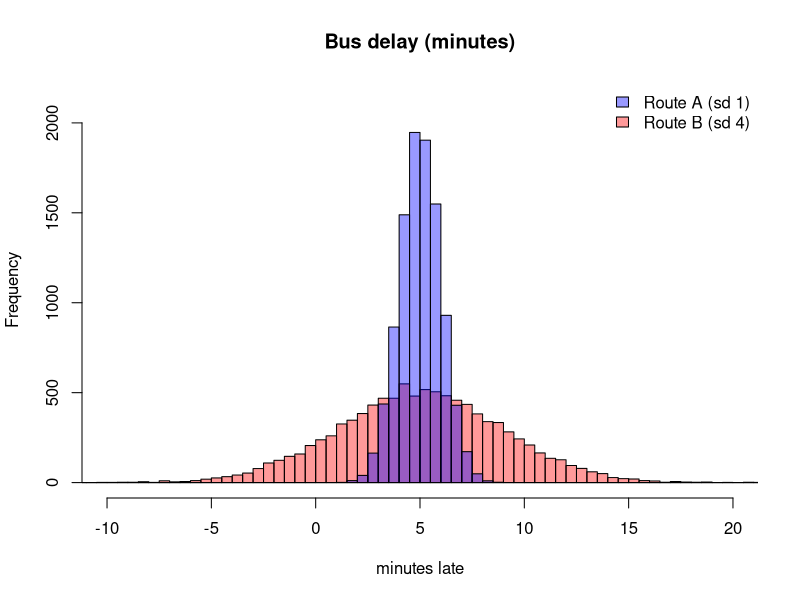
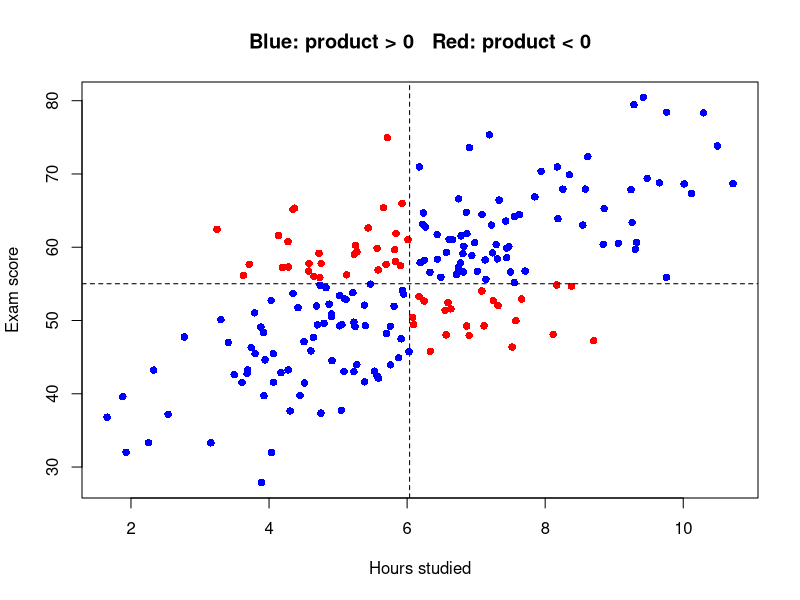
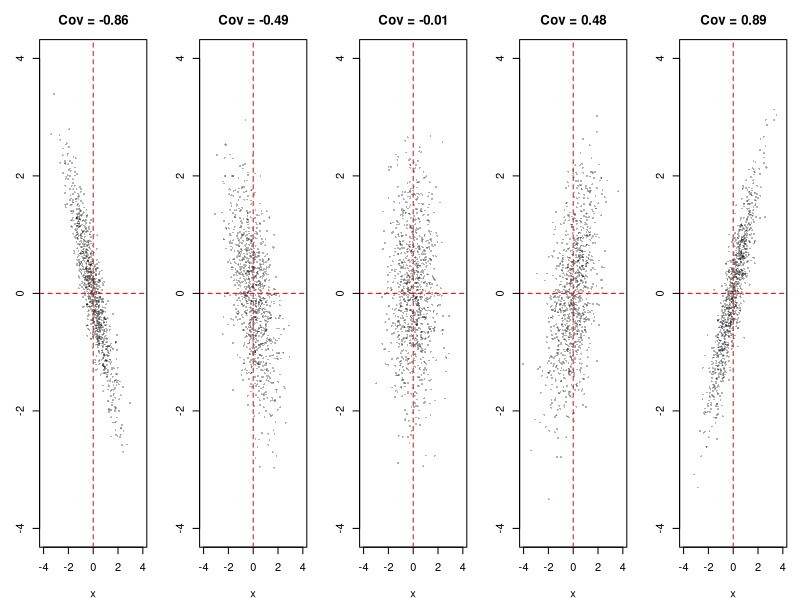
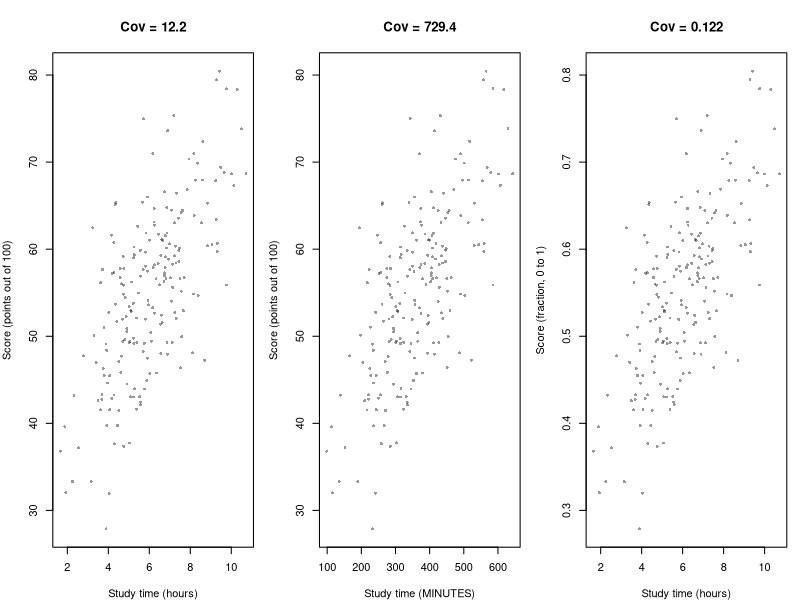
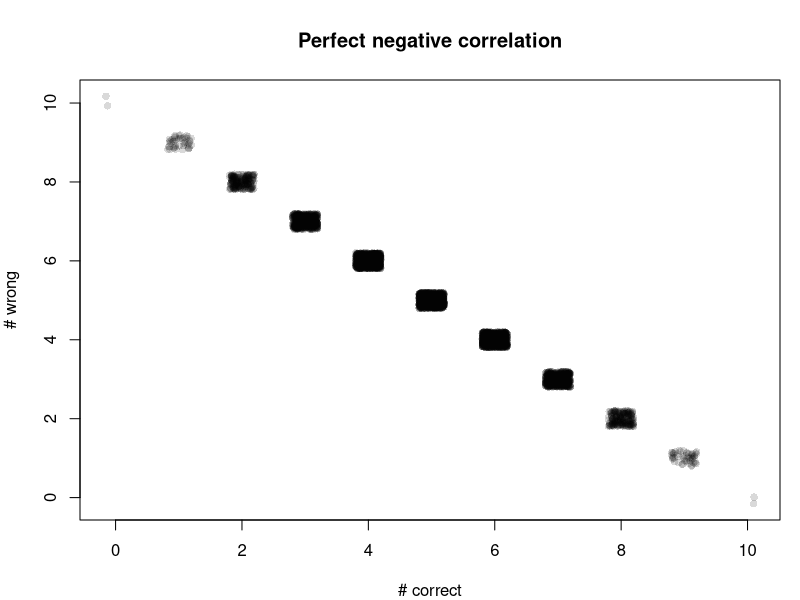
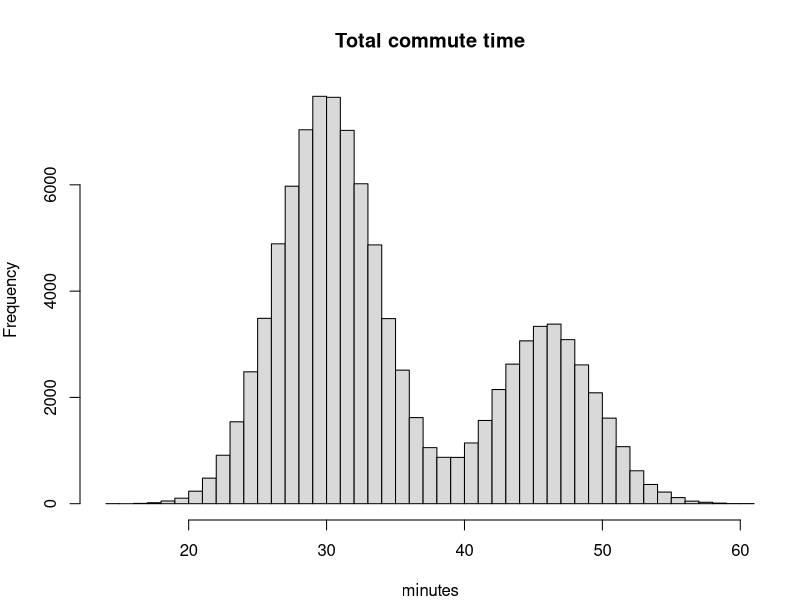
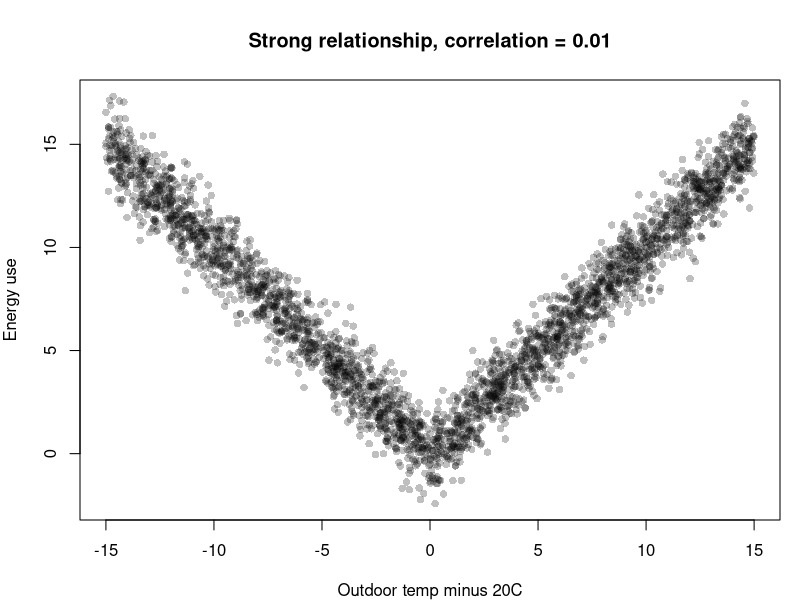
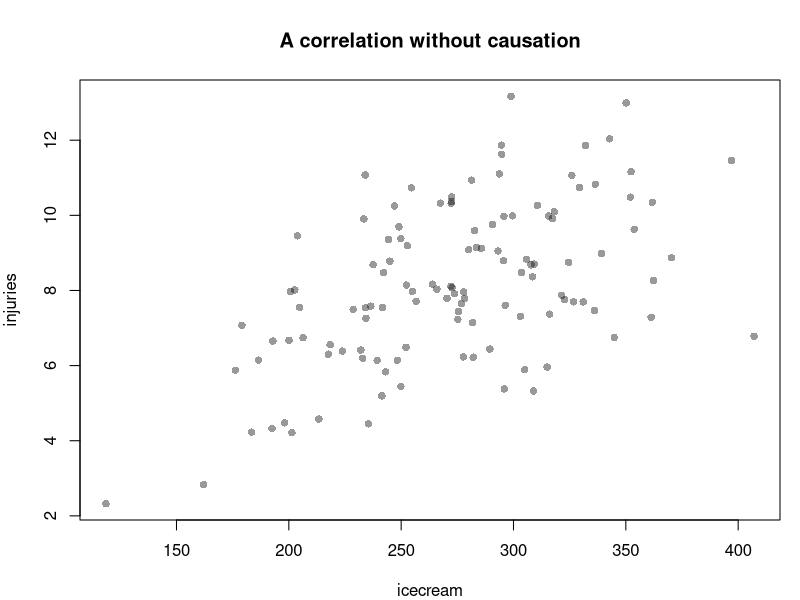

These figures' R source, in order:
## ---- chunk 1
knitr::opts_chunk$set(echo = FALSE, fig.width = 6.5, fig.height = 4, fig.align = "center",
                      message = FALSE, warning = FALSE)
set.seed(400)
# helpers that treat a list of equally likely outcomes as the whole population
pop_cov <- function(a, b) mean(a * b) - mean(a) * mean(b)
pop_cor <- function(a, b) pop_cov(a, b) / sqrt(pop_cov(a, a) * pop_cov(b, b))
## ---- chunk 2
route_A <- rnorm(10000, mean = 5, sd = 1)   # reliable
route_B <- rnorm(10000, mean = 5, sd = 4)   # unpredictable
data.frame(route = c("A", "B"),
           mean = c(mean(route_A), mean(route_B)),
           variance = c(var(route_A), var(route_B)),
           sd = c(sd(route_A), sd(route_B)))
## ---- chunk 3
brks <- seq(-12, 22, by = 0.5)                       # same bins for both routes
hA <- hist(route_A, breaks = brks, plot = FALSE)
hB <- hist(route_B, breaks = brks, plot = FALSE)
hist(route_B, breaks = brks, col = rgb(1, 0, 0, .4), xlim = c(-10, 20),
     ylim = c(0, max(hA$counts, hB$counts) * 1.1),     # leave room for the taller histogram
     main = "Bus delay (minutes)", xlab = "minutes late")
hist(route_A, breaks = brks, col = rgb(0, 0, 1, .4), add = TRUE)
legend("topright", c("Route A (sd 1)", "Route B (sd 4)"),
       fill = c(rgb(0, 0, 1, .4), rgb(1, 0, 0, .4)), bty = "n")
## ---- chunk 4
n <- 200
hours <- rnorm(n, mean = 6, sd = 2)
score <- 55 + 4 * (hours - 6) + rnorm(n, 0, 8)
head(data.frame(hours = round(hours, 1), score = round(score, 1)))
## ---- chunk 5
prod_dev <- (hours - mean(hours)) * (score - mean(score))
plot(hours, score, pch = 16, col = ifelse(prod_dev > 0, "blue", "red"),
     xlab = "Hours studied", ylab = "Exam score",
     main = "Blue: product > 0   Red: product < 0")
abline(v = mean(hours), h = mean(score), lty = 2)
## ---- chunk 6
c(by_hand = sum(prod_dev) / (n - 1),
  built_in = cov(hours, score))
## ---- chunk 7
sim_pair <- function(strength, n) {
  x <- rnorm(n); y <- strength * x + sqrt(1 - strength^2) * rnorm(n)
  cbind(x, y)
}
par(mfrow = c(1, 5), mar = c(4, 3, 3, 1))
for (s in c(-0.9, -0.5, 0, 0.5, 0.9)) {
  d <- sim_pair(s, 1000)
  plot(d, pch = 16, cex = .4, col = rgb(0, 0, 0, .3), xlim = c(-4, 4), ylim = c(-4, 4),
       main = sprintf("Cov = %.2f", cov(d[, 1], d[, 2])))
  abline(h = 0, v = 0, lty = 2, col = "red")
}
par(mfrow = c(1, 1))
## ---- chunk 8
par(mfrow = c(1, 3), mar = c(4, 4, 4, 1))
plot(hours, score, pch = 16, cex = .6, col = rgb(0, 0, 0, .4),
     xlab = "Study time (hours)", ylab = "Score (points out of 100)",
     main = sprintf("Cov = %.1f", cov(hours, score)))
plot(hours * 60, score, pch = 16, cex = .6, col = rgb(0, 0, 0, .4),
     xlab = "Study time (MINUTES)", ylab = "Score (points out of 100)",
     main = sprintf("Cov = %.1f", cov(hours * 60, score)))
plot(hours, score / 100, pch = 16, cex = .6, col = rgb(0, 0, 0, .4),
     xlab = "Study time (hours)", ylab = "Score (fraction, 0 to 1)",
     main = sprintf("Cov = %.3f", cov(hours, score / 100)))
par(mfrow = c(1, 1))
## ---- chunk 9
height_in <- rnorm(300, 68, 3)
weight_lb <- 150 + 4 * (height_in - 68) + rnorm(300, 0, 15)
data.frame(
  units = c("inches & pounds", "centimetres & kilograms"),
  covariance  = c(cov(height_in, weight_lb), cov(height_in * 2.54, weight_lb * 0.4536)),
  correlation = c(cor(height_in, weight_lb), cor(height_in * 2.54, weight_lb * 0.4536)))
## ---- chunk 10
o <- expand.grid(d1 = 1:6, d2 = 1:6)
o$s <- o$d1 + o$d2; o$gap <- abs(o$d1 - o$d2); o$mx <- pmax(o$d1, o$d2)
res <- rbind(
  "D1 and D2"   = c(pop_cov(o$d1, o$d2),  pop_cor(o$d1, o$d2)),
  "D1 and sum"  = c(pop_cov(o$d1, o$s),   pop_cor(o$d1, o$s)),
  "D1 and max"  = c(pop_cov(o$d1, o$mx),  pop_cor(o$d1, o$mx)),
  "sum and gap" = c(pop_cov(o$s, o$gap),  pop_cor(o$s, o$gap)))
colnames(res) <- c("Cov", "Corr"); round(res, 4)
## ---- chunk 11
c(P_joint = mean(o$s == 2 & o$gap == 0),
  P_product = mean(o$s == 2) * mean(o$gap == 0))
## ---- chunk 12
a <- sample(6, 10000, TRUE); b <- sample(6, 10000, TRUE)
c(cor_D1_D2 = cor(a, b), cor_D1_sum = cor(a, a + b))
## ---- chunk 13
correct <- rbinom(5000, 10, 0.5); wrong <- 10 - correct
print(c(cov = cov(correct, wrong), var_correct = var(correct), cor = cor(correct, wrong)))
plot(jitter(correct), jitter(wrong), pch = 16, col = rgb(0, 0, 0, .15),
     xlab = "# correct", ylab = "# wrong", main = "Perfect negative correlation")
print(c(cor_correct_vs_5pt_score = cor(correct, 5 * correct)))
## ---- chunk 14
deck <- rep(c(1, 0), c(13, 39))
draw <- function(replace) deck[sample(52, 2, replace = replace)]
wo <- t(replicate(2e5, draw(FALSE)))
w  <- t(replicate(2e5, draw(TRUE)))
data.frame(sampling = c("with replacement", "without replacement"),
           covariance = c(cov(w[, 1], w[, 2]), cov(wo[, 1], wo[, 2])),
           exact = c(0, -1/272))
## ---- chunk 15
n <- 1e5
rain  <- rbinom(n, 1, 0.3)
bus   <- 20 + 10 * rain + rnorm(n, 0, 3)
walk  <- 10 +  6 * rain + rnorm(n, 0, 2)
total <- bus + walk
c(var_bus = var(bus), var_walk = var(walk), cov = cov(bus, walk), cor = cor(bus, walk))
## ---- chunk 16
data.frame(
  method = c("Var(B)+Var(W)  (pretend independent)",
             "Var(B)+Var(W)+2Cov(B,W)",
             "Simulated Var(B+W)"),
  variance = c(var(bus) + var(walk),
               var(bus) + var(walk) + 2 * cov(bus, walk),
               var(total)))
## ---- chunk 17
print(c(true_95th_percentile  = unname(quantile(total, .95)),
        naive_independent_95th = mean(total) + qnorm(.95) * sqrt(var(bus) + var(walk))))
hist(total, breaks = 60, col = "grey85", main = "Total commute time", xlab = "minutes")
## ---- chunk 18
c(original = var(bus + walk), shuffled = var(bus + sample(walk)))
## ---- chunk 19
temp   <- runif(3000, -15, 15)
energy <- abs(temp) + rnorm(3000, 0, 1)
plot(temp, energy, pch = 16, col = rgb(0, 0, 0, .25),
     xlab = "Outdoor temp minus 20C", ylab = "Energy use",
     main = sprintf("Strong relationship, correlation = %.2f", cor(temp, energy)))
c(cov = cov(temp, energy), cor = cor(temp, energy))
## ---- chunk 20
p <- matrix(c(.2, .1, 0,
              .1, .3, .1,
              0,  .1, .1), nrow = 3, byrow = TRUE,
            dimnames = list(X = 0:2, Y = 0:2))
p
vals <- 0:2
c(sum_check = sum(p), marg_X = rowSums(p), marg_Y = colSums(p))
## ---- chunk 21
EX  <- sum(vals * rowSums(p));  EY  <- sum(vals * colSums(p))
EXY <- sum(outer(vals, vals) * p)
covXY <- EXY - EX * EY
varX  <- sum(vals^2 * rowSums(p)) - EX^2
varY  <- sum(vals^2 * colSums(p)) - EY^2
c(EX = EX, EY = EY, EXY = EXY, Cov = covXY, VarX = varX, VarY = varY,
  Corr = covXY / sqrt(varX * varY))
## ---- chunk 22
cells <- expand.grid(Y = vals, X = vals)[, c("X", "Y")]       # X slowest, matches t(p)
idx <- sample(nrow(cells), 1e5, replace = TRUE, prob = as.vector(t(p)))
s <- cells[idx, ]
c(cov = cov(s$X, s$Y), cor = cor(s$X, s$Y))
## ---- chunk 23
days  <- 120
temp  <- rnorm(days, 28, 5)
icecream <- 50 + 8 * temp + rnorm(days, 0, 25)
injuries <- 1 + 0.25 * temp + rnorm(days, 0, 1.5)
print(c(raw_correlation = cor(icecream, injuries),
        after_removing_temperature = cor(resid(lm(icecream ~ temp)), resid(lm(injuries ~ temp)))))
plot(icecream, injuries, pch = 16, col = rgb(0, 0, 0, .4),
     main = "A correlation without causation")
## ---- chunk 24
knitr::kable(data.frame(
  Experiment = c("Study hours / score", "Dice: D1 and sum", "Dice: sum and gap", "True/false quiz",
                 "Two cards, no replacement", "Rain commute", "Temperature / energy"),
  Cov_sign = c("+", "+", "0", "-", "-", "+", "0"),
  Lesson = c("Quadrants: average product of deviations",
             "Part of a variable is shared with the sum",
             "Uncorrelated but dependent",
             "Perfect linear relation: rho = -1; scale-free",
             "Small, real dependence",
             "Var(X+Y) = Var X + Var Y + 2 Cov; risk and buffers",
             "Correlation only sees *linear* association")))
